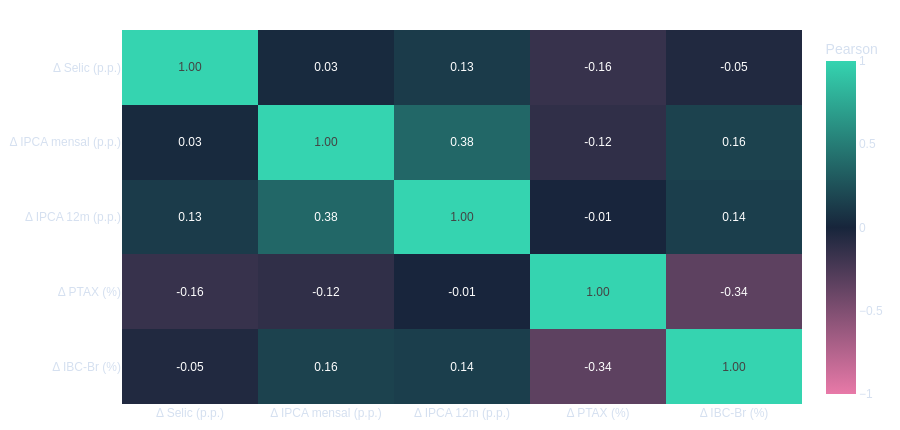

Notebook source saved alongside this figure:
### Markdown cell above
## 7. Correlações em variações mensais

Para reduzir o efeito de tendências comuns, taxas são transformadas em diferenças (p.p.) e câmbio/IBC-Br em variações percentuais. Pearson mede associação linear, não causalidade. O número de observações é pequeno, há autocorrelação e não se controlam defasagens, choques comuns ou relações não lineares.

### Code cell
changes = correlation_input(df, changes=True)
figure = heatmap_chart(changes, changes=True)
if figure is not None:
    figure.show()
display(changes.drop(columns="data").corr(min_periods=3).round(3))
print(f"Observações completas após diferenças: {len(changes.dropna())}.")

### Figure 1 — Plotly figure (JSON) as saved in the notebook; plotly's stock layout.template omitted (floating-point values rounded to 4 significant figures)
{"data": [{"coloraxis": "coloraxis", "hovertemplate": "x: %{x}<br>y: %{y}<br>Pearson: %{z}<extra></extra>", "name": "0", "texttemplate": "%{z:.2f}", "type": "heatmap", "x": ["Δ Selic (p.p.)", "Δ IPCA mensal (p.p.)", "Δ IPCA 12m (p.p.)", "Δ PTAX (%)", "Δ IBC-Br (%)"], "xaxis": "x", "y": ["Δ Selic (p.p.)", "Δ IPCA mensal (p.p.)", "Δ IPCA 12m (p.p.)", "Δ PTAX (%)", "Δ IBC-Br (%)"], "yaxis": "y", "z": [[1.0, 0.02834, 0.1255, -0.1552, -0.0486], [0.02834, 1.0, 0.379, -0.1192, 0.1649], [0.1255, 0.379, 1.0, -0.005495, 0.1434], [-0.1552, -0.1192, -0.005495, 1.0, -0.3369], [-0.0486, 0.1649, 0.1434, -0.3369, 1.0]]}], "layout": {"coloraxis": {"autocolorscale": false, "cmax": 1, "cmin": -1, "colorbar": {"title": {"text": "Pearson"}}, "colorscale": [[0.0, "#E879A8"], [0.5, "#17253B"], [1.0, "#35D4B0"]]}, "colorway": ["#35D4B0", "#7DA4FF", "#F4BB62", "#E879A8", "#A898EE"], "font": {"color": "#D5E0F0", "family": "Arial, sans-serif"}, "height": 430, "hovermode": "closest", "legend": {"orientation": "h", "x": 0, "y": -0.22}, "margin": {"b": 20, "l": 10, "r": 10, "t": 30}, "paper_bgcolor": "rgba(0,0,0,0)", "plot_bgcolor": "rgba(0,0,0,0)", "xaxis": {"anchor": "y", "domain": [0.0, 1.0], "showgrid": false, "title": {}}, "yaxis": {"anchor": "x", "autorange": "reversed", "domain": [0.0, 1.0], "gridcolor": "rgba(150,170,200,0.12)", "title": {}}}}
